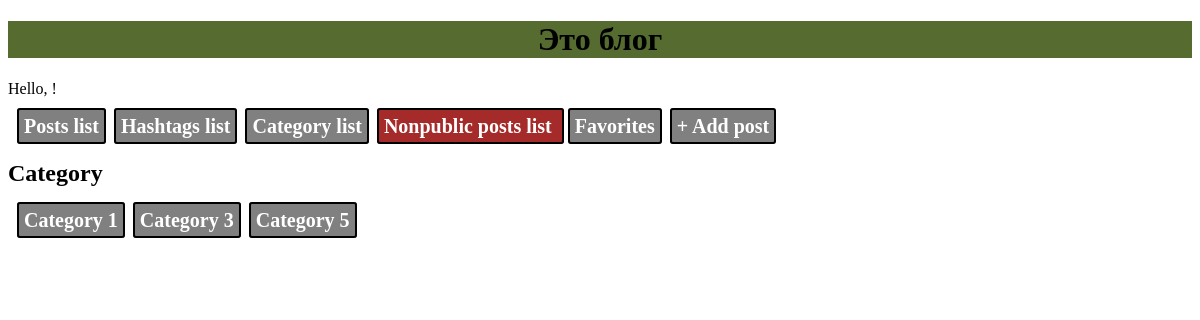
/post/category_list, run on the app's committed database.
### blog/models.py (models this page shows, shortened)
class Category(models.Model):
    title = models.CharField(max_length=64)
    description = models.CharField(max_length=128)

### blog/views.py (the view)
# urls.py: path('category_list', views.category_list, name='category_list'),
def category_list(request):
    cat_list = (Category.objects
                .annotate(Count('posts'))
                .filter(posts__count__gt=0)
                .order_by('-posts__count'))
    return render(request, 'blog/cat_list.html', {'cat_list': cat_list})

### blog/templates/blog/cat_list.html
{% extends 'blog/base.html' %}
{% block content %}
    <div>
        <h2>Category</h2>
    </div>
    <div class="menublock">
        {% for cat in cat_list %}
            <a class="btn" href="{% url 'post_list_cat' cat.pk %}">{{cat.title}}</a>
        {% endfor %}
    </div>
{% endblock %}

### blog/static/css/style.css (style rules this page uses)
a { text-decoration: none; }
.btn { border: 2px solid black; border-radius: 3px; padding: 5px; background-color: gray; color: white; font-style: inherit; font-size: 20px; font-weight: bold; margin: 2px; }
.menublock { margin: 15px 5px; padding: 2px; }

### data on the page
Category: title "Category 1"
Category: title "Category 3"
Category: title "Category 5"
